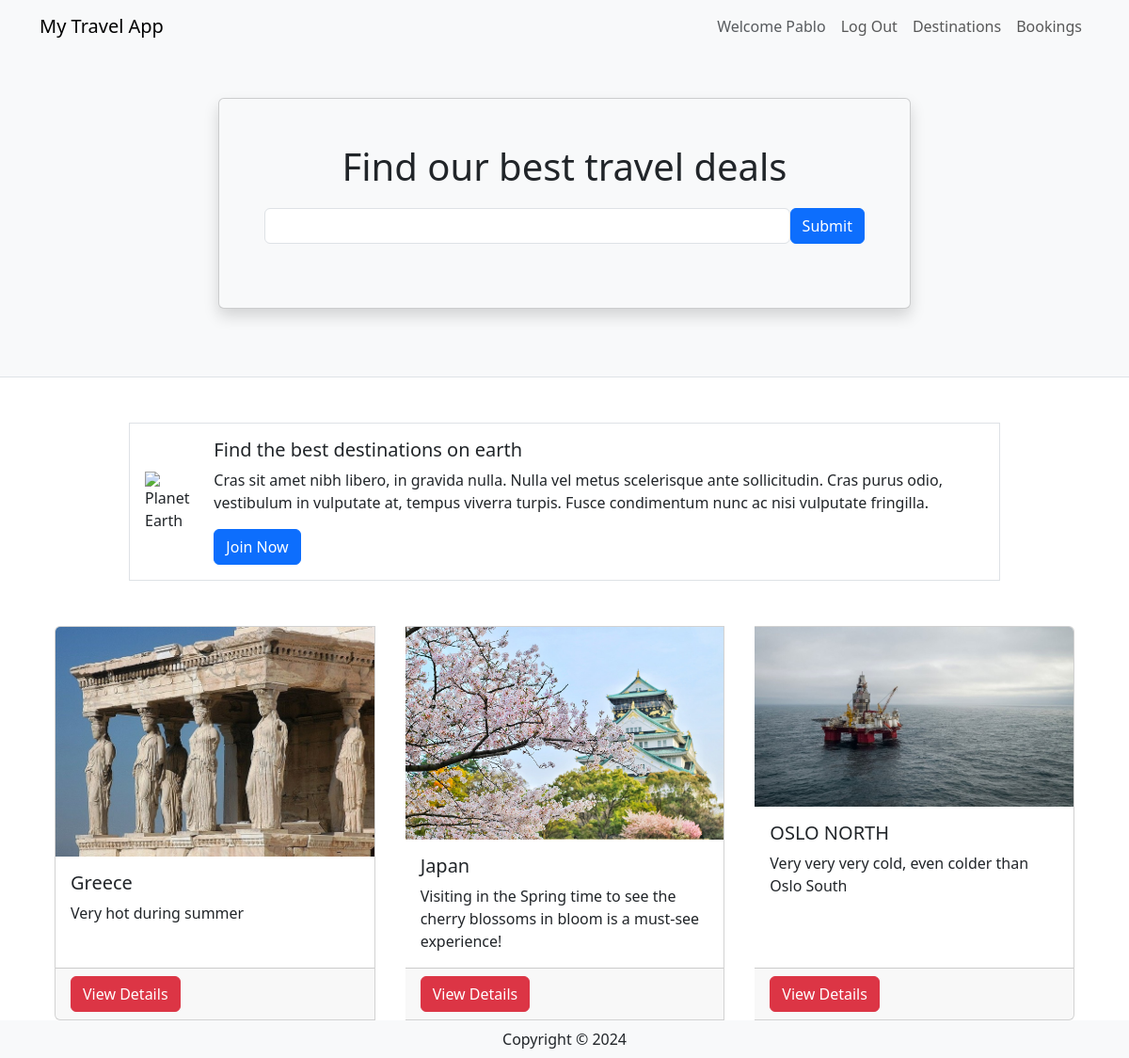
The page / (signed in) on the database its author committed.
### travel/models.py (models this page shows, shortened)
class User(db.Model, UserMixin):
    __tablename__ = 'users' # good practice to specify table name
    id = db.Column(db.Integer, primary_key=True)
    name = db.Column(db.String(100), index=True, unique=True, nullable=False)
    emailid = db.Column(db.String(100), index=True, nullable=False)
    password_hash = db.Column(db.String(255), nullable=False)
    comments = db.relationship('Comment', backref='user')

class Destination(db.Model):
    __tablename__ = 'destinations'
    id = db.Column(db.Integer, primary_key=True)
    name = db.Column(db.String(80))
    description = db.Column(db.String(200))
    image = db.Column(db.String(400))
    currency = db.Column(db.String(3))
    comments = db.relationship('Comment', backref='destination')

### travel/views.py (the view)
@mainbp.route('/')
def index():
    destinations = db.session.scalars(db.select(Destination)).all()
    return render_template('index.html', destinations=destinations)

### travel/templates/index.html
{% extends 'base.html' %}
{% block header %}
      <div class="container">
         <div class="row justify-content-center mt-5 pb-4">
            <div class="col-md-8">
               <div class="card shadow p-5 mb-5 bg-light">
                  <h1 class="text-center mb-3">Find our best travel deals</h1>
                  <form class="form-inline d-flex flex-nowrap" action="{{url_for('main.search')}}" >
                     <input type="text" name="search" class="form-control flex-grow-1 my-1 mr-sm-2" id="SearchForm">
                     <button type="submit" class="flex-shrink-1 btn btn-primary my-1">Submit</button>
                   </form>
               </div>
            </div>
         </div>
      </div>
{% endblock %}
{% block content %}
      <div class="container">
         <div class="row mt-5 mb-5 justify-content-center">
            <div class="col-md-10">
               <div class="media border p-3 d-flex justify-content-start">
                  <img class="align-self-center me-3" style="max-width:120px"
                     src="https://upload.wikimedia.org/wikipedia/commons/thumb/2/22/Earth_Western_Hemisphere_transparent_background.png/600px-Earth_Western_Hemisphere_transparent_background.png"
                     alt="Planet Earth">
                  <div class="align-self-center media-body">
                     <h5 class="mt-0">Find the best destinations on earth</h5>
                     <p class="d-none d-sm-block">Cras sit amet nibh libero, in gravida nulla. Nulla vel metus
                        scelerisque ante sollicitudin. Cras purus odio, vestibulum in vulputate at, tempus viverra
                        turpis. Fusce condimentum nunc ac nisi vulputate fringilla.</p>
                     <a href="#" class="btn btn-primary">Join Now</a>
                  </div>
               </div>
            </div>
         </div>
         <div class="card-group">
            {% for destination in destinations %}
            <div class="card mx-3">
               <img class="card-img-top"
                  src="{{ destination.image }}" alt="destination picture">
               <div class="card-body">
                  <h5 class="card-title">{{ destination.name }}</h5>
                  <p class="card-text">{{ destination.description }}</p>
               </div>
               <div class="card-footer"><a href="{{ url_for('destination.show', id=destination.id) }}" class ="btn btn-danger"> View Details </a></div>
            </div>
            {% endfor %}
         </div>
      </div>
{% endblock %}

### travel/templates/base.html (shortened to what this page needs)
<html>
<head>
   <link href="https://cdn.jsdelivr.net/npm/bootstrap@5.3.2/dist/css/bootstrap.min.css" rel="stylesheet">
</head>
<body>
   <header class="bg-light border-bottom">
      <nav class="navbar navbar-expand-lg navbar-light bg-light">
         <div class="container">
            <a href="/" class="navbar-brand">My Travel App</a>
            <div class="collapse navbar-collapse justify-content-end" id="navbarSupportedContent">
               <div class="navbar-nav ml-auto">
                  {% if current_user.is_authenticated %}
                     <a class="nav-item nav-link disabled text-muted" href="#">Welcome {{current_user.name}}</a>
                     <a class="nav-item nav-link" href="{{ url_for('auth.logout') }}">Log Out</a>
                  {% else %}
                     <a class="nav-item nav-link" href="{{ url_for('auth.register') }}">Register</a>
                     <a class="nav-item nav-link" href="{{ url_for('auth.login') }}">Log In</a>
                  {% endif %}
                  <a class="nav-item nav-link" href="{{ url_for('destination.create') }}">Destinations</a>
                  <a class="nav-item nav-link" href="#">Bookings</a>
               </div>
            </div>
         </div>
      </nav>
      {% block header %}
      {% endblock %}
   </header>
   {% block content %}
   {% endblock %}
    <footer class="footer">
        <div class="text-center py-2 bg-light">
            <span class="text-dark">Copyright &copy; {{ year }}</span>
        </div>
    </footer>
   </body>
</html>

### rows shown on the page
User: name "Pablo"
Destination: image (picture), name "Greece", description "Very hot during summer"
Destination: image (picture), name "Japan", description "Visiting in the Spring time to see the cherry blossoms in bloom is a must-see experience!"
Destination: image (picture), name "OSLO NORTH", description "Very very very cold, even colder than Oslo South"
